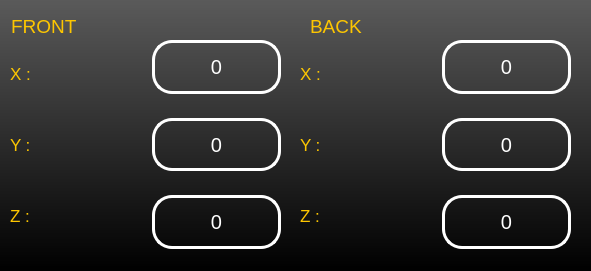
      <widget class="QWidget" name="vibration_widget" native="true">
       <property name="geometry">
        <rect>
         <x>50</x>
         <y>580</y>
         <width>591</width>
         <height>271</height>
        </rect>
       </property>
       <property name="styleSheet">
        <string notr="true">border-radius:20%;
background-color:qlineargradient(spread:pad, x1:1, y1:1, x2:1, y2:0, stop:0 rgba(0, 0, 0, 255), stop:1 rgba(90, 90, 90, 255));
color:white</string>
       </property>
       <widget class="QWidget" name="vibration_front_widget" native="true">
        <property name="geometry">
         <rect>
          <x>10</x>
          <y>40</y>
          <width>271</width>
          <height>209</height>
         </rect>
        </property>
        <property name="styleSheet">
         <string notr="true">border-radius:20%;
background-color:none</string>
        </property>
        <layout class="QVBoxLayout" name="verticalLayout_11">
         <item>
          <layout class="QHBoxLayout" name="horizontalLayout_3">
           <property name="spacing">
            <number>12</number>
           </property>
           <property name="leftMargin">
            <number>0</number>
           </property>
           <property name="rightMargin">
            <number>0</number>
           </property>
           <property name="bottomMargin">
            <number>0</number>
           </property>
           <item>
            <layout class="QVBoxLayout" name="verticalLayout_12">
             <property name="spacing">
              <number>4</number>
             </property>
             <property name="rightMargin">
              <number>11</number>
             </property>
             <item>
              <widget class="QLabel" name="ACCELERATION_x_4">
               <property name="font">
                <font>
                 <pointsize>13</pointsize>
                </font>
               </property>
               <property name="styleSheet">
                <string notr="true">
background-color: qlineargradient(spread:pad, x1:0, y1:0, x2:1, y2:1, stop:0.00526316 rgba(16, 7, 13, 0), stop:0.7 rgba(0, 0, 0, 0), stop:0.926316 rgba(253, 208, 60, 0));
color: #fdc600;</string>
               </property>
               <property name="text">
                <string>X :</string>
               </property>
              </widget>
             </item>
             <item>
              <widget class="QLabel" name="ACCELERATION_y_4">
               <property name="font">
                <font>
                 <pointsize>13</pointsize>
                </font>
               </property>
               <property name="styleSheet">
                <string notr="true">
background-color: qlineargradient(spread:pad, x1:0, y1:0, x2:1, y2:1, stop:0.00526316 rgba(16, 7, 13, 0), stop:0.7 rgba(0, 0, 0, 0), stop:0.926316 rgba(253, 208, 60, 0));
color: #fdc600;</string>
               </property>
               <property name="text">
                <string>Y :</string>
               </property>
              </widget>
             </item>
             <item>
              <widget class="QLabel" name="ACCELERATION_z_4">
               <property name="font">
                <font>
                 <pointsize>13</pointsize>
                </font>
               </property>
               <property name="styleSheet">
                <string notr="true">
background-color: qlineargradient(spread:pad, x1:0, y1:0, x2:1, y2:1, stop:0.00526316 rgba(16, 7, 13, 0), stop:0.7 rgba(0, 0, 0, 0), stop:0.926316 rgba(253, 208, 60, 0));
color: #fdc600;</string>
               </property>
               <property name="text">
                <string>Z :</string>
               </property>
              </widget>
             </item>
            </layout>
           </item>
           <item>
            <layout class="QVBoxLayout" name="verticalLayout_13">
             <property name="spacing">
              <number>24</number>
             </property>
             <item>
              <widget class="QLabel" name="x_on_veri_2">
               <property name="font">
                <font>
                 <pointsize>15</pointsize>
                </font>
               </property>
               <property name="styleSheet">
                <string notr="true">border:3px solid #fff;

border-radius:20%</string>
               </property>
               <property name="text">
                <string>0</string>
               </property>
               <property name="alignment">
                <set>Qt::AlignCenter</set>
               </property>
              </widget>
             </item>
             <item>
              <widget class="QLabel" name="y_on_veri_2">
               <property name="font">
                <font>
                 <pointsize>15</pointsize>
                </font>
               </property>
               <property name="styleSheet">
                <string notr="true">border:3px solid #fff;

border-radius:20%</string>
               </property>
               <property name="text">
                <string>0</string>
               </property>
               <property name="alignment">
                <set>Qt::AlignCenter</set>
               </property>
              </widget>
             </item>
             <item>
              <widget class="QLabel" name="z_on_veri_2">
               <property name="font">
                <font>
                 <pointsize>15</pointsize>
                </font>
               </property>
               <property name="layoutDirection">
                <enum>Qt::LeftToRight</enum>
               </property>
               <property name="styleSheet">
                <string notr="true">border:3px solid #fff;
border-radius:20%</string>
               </property>
               <property name="text">
                <string>0</string>
               </property>
               <property name="alignment">
                <set>Qt::AlignCenter</set>
               </property>
              </widget>
             </item>
            </layout>
           </item>
          </layout>
         </item>
        </layout>
       </widget>
       <widget class="QWidget" name="vibration_back_widget" native="true">
        <property name="geometry">
         <rect>
          <x>300</x>
          <y>40</y>
          <width>271</width>
          <height>209</height>
         </rect>
        </property>
        <property name="styleSheet">
         <string notr="true">border-radius:20%;
background-color:none</string>
        </property>
        <layout class="QVBoxLayout" name="verticalLayout_14">
         <item>
          <layout class="QHBoxLayout" name="horizontalLayout_5">
           <property name="spacing">
            <number>12</number>
           </property>
           <property name="leftMargin">
            <number>0</number>
           </property>
           <property name="rightMargin">
            <number>0</number>
           </property>
           <property name="bottomMargin">
            <number>0</number>
           </property>
           <item>
            <layout class="QVBoxLayout" name="verticalLayout_15">
             <property name="spacing">
              <number>4</number>
             </property>
             <property name="rightMargin">
              <number>11</number>
             </property>
             <item>
              <widget class="QLabel" name="ACCELERATION_x_5">
               <property name="font">
                <font>
                 <pointsize>13</pointsize>
                </font>
               </property>
               <property name="styleSheet">
                <string notr="true">
background-color: qlineargradient(spread:pad, x1:0, y1:0, x2:1, y2:1, stop:0.00526316 rgba(16, 7, 13, 0), stop:0.7 rgba(0, 0, 0, 0), stop:0.926316 rgba(253, 208, 60, 0));
color: #fdc600;</string>
               </property>
               <property name="text">
                <string>X :</string>
               </property>
              </widget>
             </item>
             <item>
              <widget class="QLabel" name="ACCELERATION_y_5">
               <property name="font">
                <font>
                 <pointsize>13</pointsize>
                </font>
               </property>
               <property name="styleSheet">
                <string notr="true">
background-color: qlineargradient(spread:pad, x1:0, y1:0, x2:1, y2:1, stop:0.00526316 rgba(16, 7, 13, 0), stop:0.7 rgba(0, 0, 0, 0), stop:0.926316 rgba(253, 208, 60, 0));
color: #fdc600;</string>
               </property>
               <property name="text">
                <string>Y :</string>
               </property>
              </widget>
             </item>
             <item>
              <widget class="QLabel" name="ACCELERATION_z_5">
               <property name="font">
                <font>
                 <pointsize>13</pointsize>
                </font>
               </property>
               <property name="styleSheet">
                <string notr="true">
background-color: qlineargradient(spread:pad, x1:0, y1:0, x2:1, y2:1, stop:0.00526316 rgba(16, 7, 13, 0), stop:0.7 rgba(0, 0, 0, 0), stop:0.926316 rgba(253, 208, 60, 0));
color: #fdc600;</string>
               </property>
               <property name="text">
                <string>Z :</string>
               </property>
              </widget>
             </item>
            </layout>
           </item>
           <item>
            <layout class="QVBoxLayout" name="verticalLayout_16">
             <property name="spacing">
              <number>24</number>
             </property>
             <item>
              <widget class="QLabel" name="x_arka_veri_2">
               <property name="font">
                <font>
                 <pointsize>15</pointsize>
                </font>
               </property>
               <property name="styleSheet">
                <string notr="true">border:3px solid #fff;

border-radius:20%</string>
               </property>
               <property name="text">
                <string>0</string>
               </property>
               <property name="alignment">
                <set>Qt::AlignCenter</set>
               </property>
              </widget>
             </item>
             <item>
              <widget class="QLabel" name="y_arka_veri_2">
               <property name="font">
                <font>
                 <pointsize>15</pointsize>
                </font>
               </property>
               <property name="styleSheet">
                <string notr="true">border:3px solid #fff;

border-radius:20%</string>
               </property>
               <property name="text">
                <string>0</string>
               </property>
               <property name="alignment">
                <set>Qt::AlignCenter</set>
               </property>
              </widget>
             </item>
             <item>
              <widget class="QLabel" name="z_arka_veri_2">
               <property name="font">
                <font>
                 <pointsize>15</pointsize>
                </font>
               </property>
               <property name="layoutDirection">
                <enum>Qt::LeftToRight</enum>
               </property>
               <property name="styleSheet">
                <string notr="true">border:3px solid #fff;
border-radius:20%</string>
               </property>
               <property name="text">
                <string>0</string>
               </property>
               <property name="alignment">
                <set>Qt::AlignCenter</set>
               </property>
              </widget>
             </item>
            </layout>
           </item>
          </layout>
         </item>
        </layout>
       </widget>
       <widget class="QLabel" name="front">
        <property name="geometry">
         <rect>
          <x>11</x>
          <y>11</y>
          <width>181</width>
          <height>31</height>
         </rect>
        </property>
        <property name="font">
         <font>
          <pointsize>14</pointsize>
         </font>
        </property>
        <property name="styleSheet">
         <string notr="true">
background-color: qlineargradient(spread:pad, x1:0, y1:0, x2:1, y2:1, stop:0.00526316 rgba(16, 7, 13, 0), stop:0.7 rgba(0, 0, 0, 0), stop:0.926316 rgba(253, 208, 60, 0));
color: #fdc600;</string>
        </property>
        <property name="text">
         <string>FRONT</string>
        </property>
       </widget>
       <widget class="QLabel" name="back">
        <property name="geometry">
         <rect>
          <x>310</x>
          <y>11</y>
          <width>161</width>
          <height>31</height>
         </rect>
        </property>
        <property name="font">
         <font>
          <pointsize>14</pointsize>
         </font>
        </property>
        <property name="styleSheet">
         <string notr="true">
background-color: qlineargradient(spread:pad, x1:0, y1:0, x2:1, y2:1, stop:0.00526316 rgba(16, 7, 13, 0), stop:0.7 rgba(0, 0, 0, 0), stop:0.926316 rgba(253, 208, 60, 0));
color: #fdc600;</string>
        </property>
        <property name="text">
         <string>BACK</string>
        </property>
       </widget>
      </widget>
